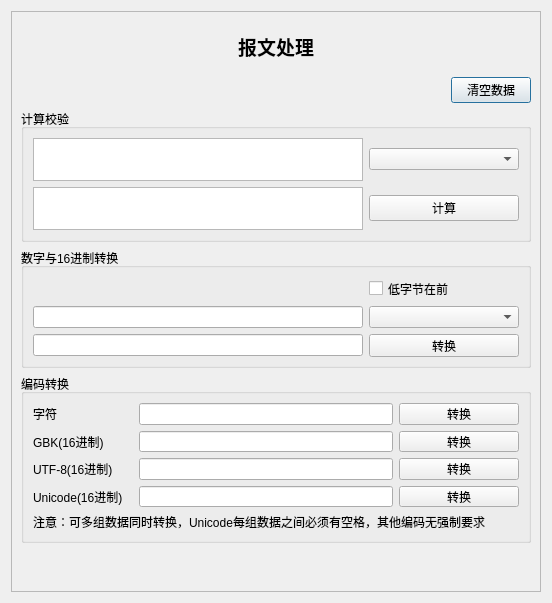
<?xml version="1.0" encoding="UTF-8"?>
<ui version="4.0">
 <class>DialogDealData</class>
 <widget class="QDialog" name="DialogDealData">
  <property name="geometry">
   <rect>
    <x>0</x>
    <y>0</y>
    <width>552</width>
    <height>603</height>
   </rect>
  </property>
  <property name="windowTitle">
   <string>报文处理</string>
  </property>
  <layout class="QVBoxLayout" name="verticalLayout">
   <item>
    <widget class="QFrame" name="frame">
     <property name="frameShape">
      <enum>QFrame::StyledPanel</enum>
     </property>
     <property name="frameShadow">
      <enum>QFrame::Plain</enum>
     </property>
     <layout class="QVBoxLayout" name="verticalLayout_2">
      <item>
       <widget class="QLabel" name="label">
        <property name="minimumSize">
         <size>
          <width>0</width>
          <height>50</height>
         </size>
        </property>
        <property name="font">
         <font>
          <family>新宋体</family>
          <pointsize>14</pointsize>
          <weight>75</weight>
          <bold>true</bold>
         </font>
        </property>
        <property name="text">
         <string>报文处理</string>
        </property>
        <property name="alignment">
         <set>Qt::AlignCenter</set>
        </property>
       </widget>
      </item>
      <item>
       <layout class="QHBoxLayout" name="horizontalLayout">
        <item>
         <spacer name="horizontalSpacer">
          <property name="orientation">
           <enum>Qt::Horizontal</enum>
          </property>
          <property name="sizeHint" stdset="0">
           <size>
            <width>40</width>
            <height>20</height>
           </size>
          </property>
         </spacer>
        </item>
        <item>
         <widget class="QPushButton" name="Bt_clear">
          <property name="text">
           <string>清空数据</string>
          </property>
         </widget>
        </item>
       </layout>
      </item>
      <item>
       <widget class="QGroupBox" name="groupBox">
        <property name="minimumSize">
         <size>
          <width>0</width>
          <height>130</height>
         </size>
        </property>
        <property name="maximumSize">
         <size>
          <width>16777215</width>
          <height>150</height>
         </size>
        </property>
        <property name="title">
         <string>计算校验</string>
        </property>
        <layout class="QGridLayout" name="gridLayout_2">
         <item row="0" column="0">
          <widget class="QTextEdit" name="textsource"/>
         </item>
         <item row="0" column="1">
          <widget class="QComboBox" name="cbcrc">
           <property name="minimumSize">
            <size>
             <width>150</width>
             <height>0</height>
            </size>
           </property>
          </widget>
         </item>
         <item row="1" column="0">
          <widget class="QTextEdit" name="textdestination">
           <property name="readOnly">
            <bool>true</bool>
           </property>
          </widget>
         </item>
         <item row="1" column="1">
          <widget class="QPushButton" name="pbcrc">
           <property name="text">
            <string>计算</string>
           </property>
          </widget>
         </item>
        </layout>
       </widget>
      </item>
      <item>
       <widget class="QGroupBox" name="groupBox_2">
        <property name="minimumSize">
         <size>
          <width>0</width>
          <height>120</height>
         </size>
        </property>
        <property name="title">
         <string>数字与16进制转换</string>
        </property>
        <layout class="QGridLayout" name="gridLayout">
         <item row="0" column="1">
          <widget class="QCheckBox" name="checkreverse">
           <property name="text">
            <string>低字节在前</string>
           </property>
          </widget>
         </item>
         <item row="1" column="0">
          <widget class="QLineEdit" name="linesource"/>
         </item>
         <item row="1" column="1">
          <widget class="QComboBox" name="cbtransform">
           <property name="minimumSize">
            <size>
             <width>150</width>
             <height>0</height>
            </size>
           </property>
          </widget>
         </item>
         <item row="2" column="0">
          <widget class="QLineEdit" name="linedestination">
           <property name="readOnly">
            <bool>true</bool>
           </property>
          </widget>
         </item>
         <item row="2" column="1">
          <widget class="QPushButton" name="pbtransform">
           <property name="text">
            <string>转换</string>
           </property>
          </widget>
         </item>
        </layout>
       </widget>
      </item>
      <item>
       <widget class="QGroupBox" name="groupBox_3">
        <property name="minimumSize">
         <size>
          <width>0</width>
          <height>160</height>
         </size>
        </property>
        <property name="title">
         <string>编码转换</string>
        </property>
        <layout class="QGridLayout" name="gridLayout_3">
         <item row="2" column="0">
          <widget class="QLabel" name="label_3">
           <property name="minimumSize">
            <size>
             <width>100</width>
             <height>0</height>
            </size>
           </property>
           <property name="text">
            <string>UTF-8(16进制)</string>
           </property>
          </widget>
         </item>
         <item row="0" column="1">
          <widget class="QLineEdit" name="Le1"/>
         </item>
         <item row="1" column="2">
          <widget class="QPushButton" name="Bt2">
           <property name="minimumSize">
            <size>
             <width>0</width>
             <height>0</height>
            </size>
           </property>
           <property name="text">
            <string>转换</string>
           </property>
          </widget>
         </item>
         <item row="2" column="2">
          <widget class="QPushButton" name="Bt3">
           <property name="minimumSize">
            <size>
             <width>0</width>
             <height>0</height>
            </size>
           </property>
           <property name="text">
            <string>转换</string>
           </property>
          </widget>
         </item>
         <item row="1" column="1">
          <widget class="QLineEdit" name="Le2"/>
         </item>
         <item row="0" column="0">
          <widget class="QLabel" name="label_2">
           <property name="minimumSize">
            <size>
             <width>100</width>
             <height>0</height>
            </size>
           </property>
           <property name="text">
            <string>字符</string>
           </property>
          </widget>
         </item>
         <item row="2" column="1">
          <widget class="QLineEdit" name="Le3"/>
         </item>
         <item row="1" column="0">
          <widget class="QLabel" name="label_4">
           <property name="minimumSize">
            <size>
             <width>100</width>
             <height>0</height>
            </size>
           </property>
           <property name="text">
            <string>GBK(16进制)</string>
           </property>
          </widget>
         </item>
         <item row="3" column="1">
          <widget class="QLineEdit" name="Le4"/>
         </item>
         <item row="3" column="2">
          <widget class="QPushButton" name="Bt4">
           <property name="minimumSize">
            <size>
             <width>0</width>
             <height>0</height>
            </size>
           </property>
           <property name="text">
            <string>转换</string>
           </property>
          </widget>
         </item>
         <item row="0" column="2">
          <widget class="QPushButton" name="Bt1">
           <property name="minimumSize">
            <size>
             <width>120</width>
             <height>0</height>
            </size>
           </property>
           <property name="text">
            <string>转换</string>
           </property>
          </widget>
         </item>
         <item row="3" column="0">
          <widget class="QLabel" name="label_5">
           <property name="minimumSize">
            <size>
             <width>100</width>
             <height>0</height>
            </size>
           </property>
           <property name="text">
            <string>Unicode(16进制)</string>
           </property>
          </widget>
         </item>
         <item row="4" column="0" colspan="3">
          <widget class="QLabel" name="label_6">
           <property name="text">
            <string>注意：可多组数据同时转换，Unicode每组数据之间必须有空格，其他编码无强制要求</string>
           </property>
          </widget>
         </item>
        </layout>
       </widget>
      </item>
      <item>
       <spacer name="verticalSpacer">
        <property name="orientation">
         <enum>Qt::Vertical</enum>
        </property>
        <property name="sizeHint" stdset="0">
         <size>
          <width>20</width>
          <height>56</height>
         </size>
        </property>
       </spacer>
      </item>
     </layout>
    </widget>
   </item>
  </layout>
 </widget>
 <resources/>
 <connections/>
</ui>
